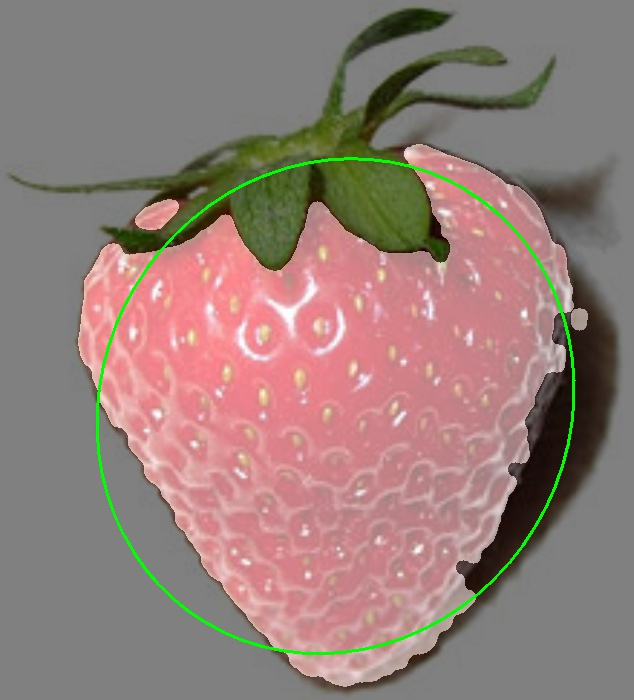
#> input picture yo2.jpg, 634 x 700 px, given in place of the camera
$ python detect-shapes.py   (older library calls are emulated)
#> lines starting #> are read from the running program, lines starting #| are printed output that depends on the picture; after the words box and inside, x2 and y2 are one past the last pixel; in counts of white or black regions, pixels touching at a corner belong together
from __future__ import division
import cv2
from matplotlib import pyplot as plt
import numpy as np
from math import cos, sin, pi

green = (0, 255, 0)

def find_biggest_contour(image_masked, image):
    # Copy
    image_masked = image_masked.copy()
    #input, gives all the contours, contour approximation compresses horizontal,
    #vertical, and diagonal segments and leaves only their end points. For example,
    #an up-right rectangular contour is encoded with 4 points.
    #Optional output vector, containing information about the image topology.
    #It has as many elements as the number of contours.
    #we dont need it
    img, contours, hierarchy = cv2.findContours(image_masked, cv2.RETR_EXTERNAL, cv2.CHAIN_APPROX_SIMPLE)

    # Isolate largest contour
    if contours is not None and (len(contours) > 0):
        contour_sizes = [(cv2.contourArea(contour), contour) for contour in contours]
        area, biggest_contour = max(contour_sizes, key=lambda x: x[0])
        epsilon = 0.01 * cv2.arcLength(biggest_contour, True)
        approx = cv2.approxPolyDP(biggest_contour, epsilon, True)

        x, y, w, h = cv2.boundingRect(biggest_contour)
        radius = int(w/2)
        cv2.circle(image, (int(x + w/2), int(y + h/2)), radius, green, 3)

def find_ball(image):
    gray = cv2.cvtColor(image, cv2.COLOR_BGR2GRAY)

    blur = cv2.GaussianBlur(gray, (5, 5), 0)
    (t, binary) = cv2.threshold(blur, 200, 255, cv2.THRESH_BINARY)

    (_, contours, _) = cv2.findContours(binary, cv2.RETR_EXTERNAL, cv2.CHAIN_APPROX_SIMPLE)

    mask = np.zeros(image.shape, dtype="uint8")

    for c in contours:
        (x, y, w, h) = cv2.boundingRect(c)
        cv2.rectangle(mask, (x, y), (x + w, y + h), (255, 255, 255), -1)

    cv2.drawContours(image, contours, -1, green, 5)
    return image

def equilizeHistogram(image):
    img_yuv = cv2.cvtColor(image, cv2.COLOR_BGR2YUV)

    # equalize the histogram of the Y channel
    img_yuv[:,:,0] = cv2.equalizeHist(img_yuv[:,:,0])

    # convert the YUV image back to RGB format
    img_output = cv2.cvtColor(img_yuv, cv2.COLOR_YUV2BGR)
    return img_output

cap = cv2.VideoCapture(0)
while(True):
    # Capture frame-by-frame
    ret, image = cap.read()
#> image is the input picture: shape (700, 634, 3); mean B, G, R 121, 126.5, 148.5

    equilizedImage = equilizeHistogram(image)
#> in equilizeHistogram, `img_yuv = cv2.cvtColor(image, cv2.COLOR_BGR2YUV)`: img_yuv: shape (700, 634, 3); mean of channels 0, 1, 2 132.5, 122.4, 142.1
#> in equilizeHistogram, `img_yuv[:,:,0] = cv2.equalizeHist(img_yuv[:,:,0])`: img_yuv: shape (700, 634, 3); mean of channels 0, 1, 2 147, 122.4, 142.1
#> in equilizeHistogram, `img_output = cv2.cvtColor(img_yuv, cv2.COLOR_YUV2BGR)`:
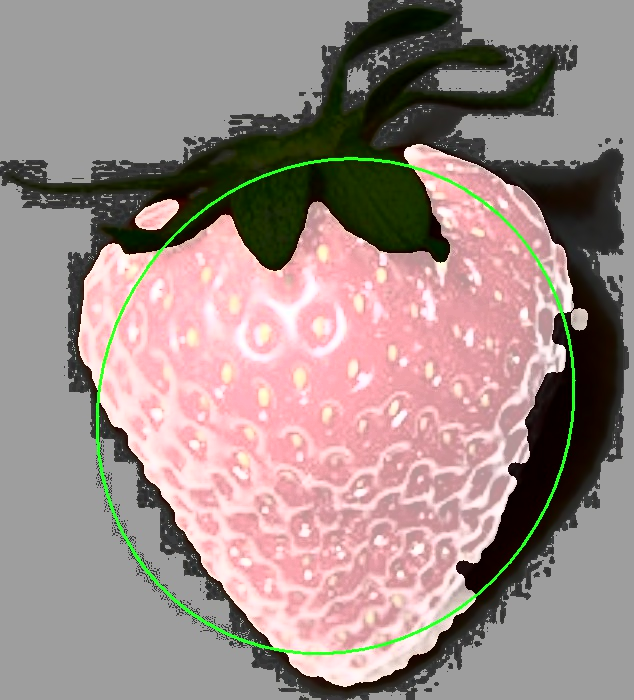
#> img_output: shape (700, 634, 3); mean B, G, R 137.1, 141, 158.2

    result = find_ball(equilizedImage)
#> in find_ball, `gray = cv2.cvtColor(image, cv2.COLOR_BGR2GRAY)`:
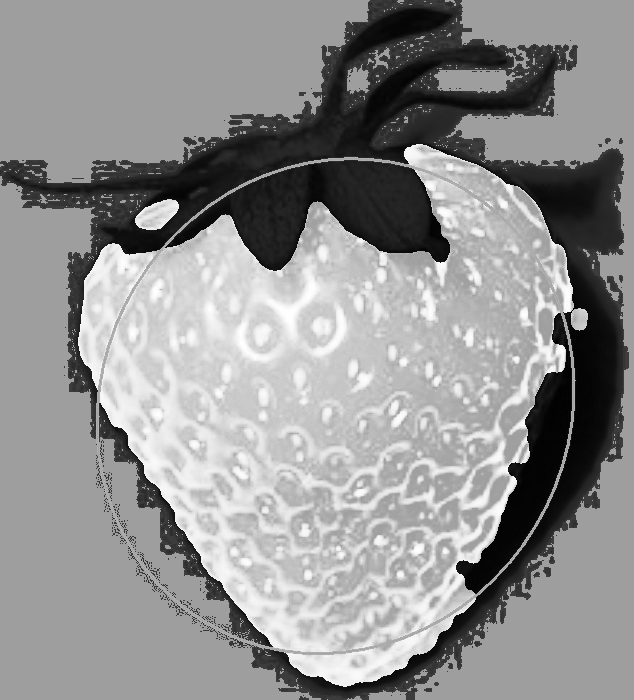
#> gray: shape (700, 634); min 1, max 255, mean 145.7
#> in find_ball, `(t, binary) = cv2.threshold(blur, 200, 255, cv2.THRESH_BINARY)`:
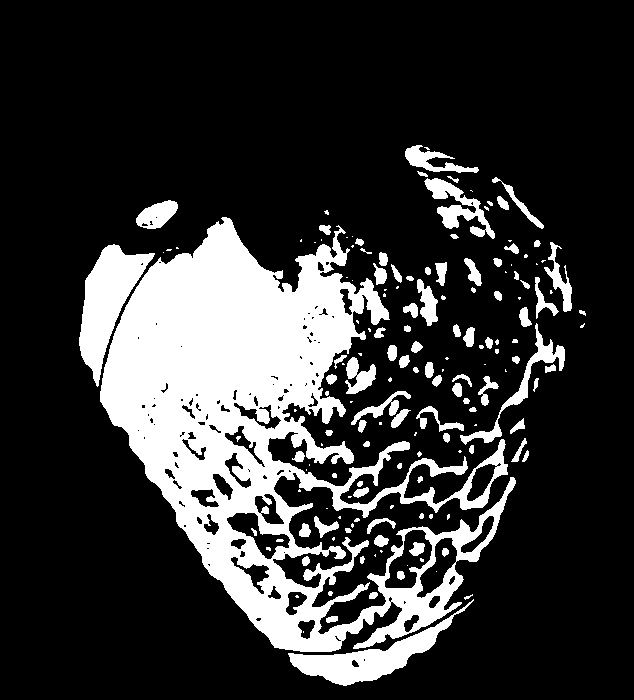
#> binary: shape (700, 634); 20.6% white; 163 white regions (70 under 20 px)
#> in find_ball, `(_, contours, _) = cv2.findContours(binary, cv2.RETR_EXTERNAL, cv2.CHA..`: contours = 151 contours, 77 with area under 20; largest, box (x1, y1, x2, y2) and area: (100, 217, 516, 652) 76141, (79, 244, 155, 387) 4472, (288, 599, 474, 686) 3610, (424, 178, 495, 239) 1328, (460, 323, 565, 445) 1208
#> the loop in find_ball, `for c in contours:` made 151 passes
#> (x, y, w, h) on passes 1 to 3: (326, 616, 12, 7), (288, 599, 186, 87), (464, 594, 9, 6)
#> after the loop in find_ball, `for c in contours:`:
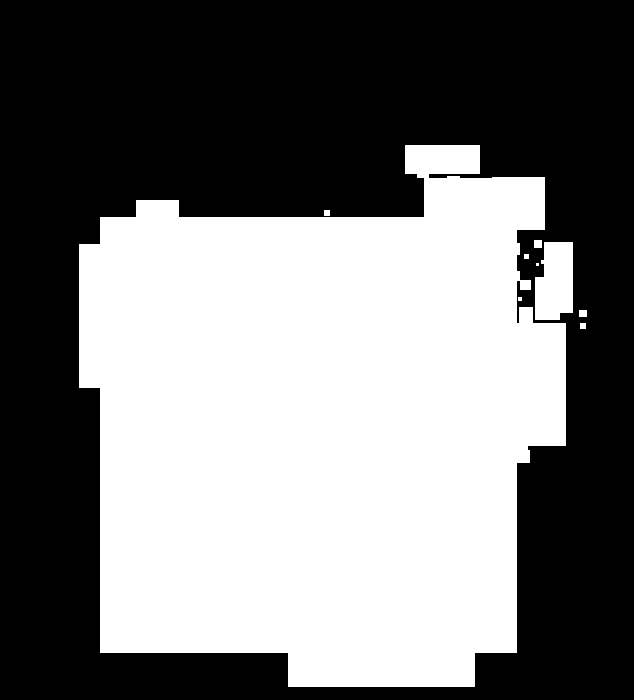
#> mask: shape (700, 634, 3); 47% white; 9 white regions (2 under 20 px), largest, box (x1, y1, x2, y2) and area: (79, 145, 566, 687) 205950, (535, 242, 573, 320) 2570, (534, 240, 542, 248) 64
#> in find_ball, `cv2.drawContours(image, contours, -1, green, 5)`:
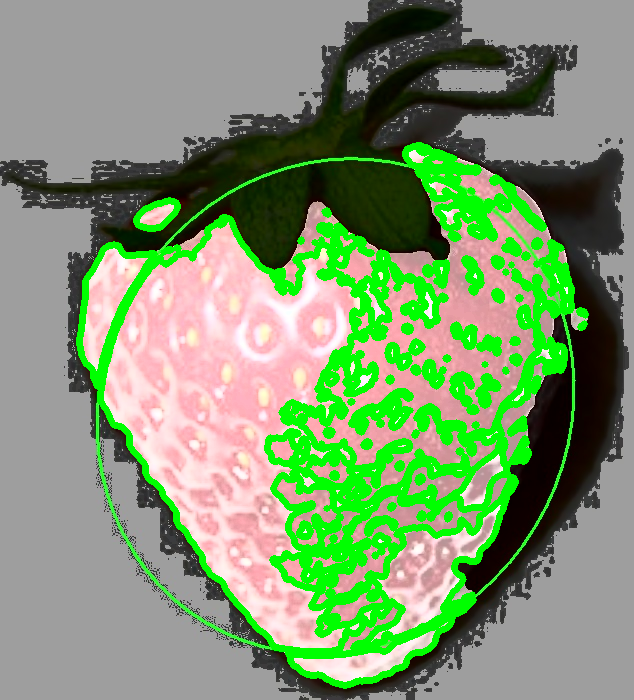
#> image: shape (700, 634, 3); 14.1% of pixels changed, all inside (x1, y1, x2, y2) = (76, 142, 589, 689)

    cv2.imshow('frame', result)
    if cv2.waitKey(1) & 0xFF == ord('q'):
#> (key q is pressed here)
        break

# When everything done, release the capture
cap.release()
cv2.destroyAllWindows()
